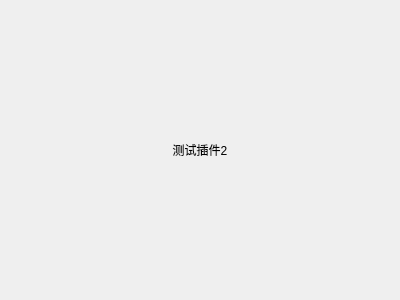
<?xml version="1.0" encoding="UTF-8"?>
<ui version="4.0">
 <class>view_plugin_demo2</class>
 <widget class="CBaseView" name="view_plugin_demo2">
  <property name="geometry">
   <rect>
    <x>0</x>
    <y>0</y>
    <width>400</width>
    <height>300</height>
   </rect>
  </property>
  <property name="windowTitle">
   <string>view_plugin_demo2</string>
  </property>
  <layout class="QGridLayout" name="gridLayout">
   <item row="0" column="0">
    <widget class="QLabel" name="label">
     <property name="styleSheet">
      <string notr="true">font: 75 36pt &quot;宋体&quot;;</string>
     </property>
     <property name="text">
      <string>测试插件2</string>
     </property>
     <property name="alignment">
      <set>Qt::AlignCenter</set>
     </property>
    </widget>
   </item>
  </layout>
 </widget>
 <layoutdefault spacing="6" margin="11"/>
 <customwidgets>
  <customwidget>
   <class>CBaseView</class>
   <extends>QWidget</extends>
   <header>cbaseview.h</header>
   <container>1</container>
  </customwidget>
 </customwidgets>
 <resources/>
 <connections/>
</ui>
